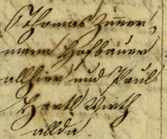
#> input picture dataset/10.bmp, 167 x 139 px, shrunk from 378 x 315 before the run; its folder holds only this picture in this run
$ python pipeline.py
#> lines starting #> are read from the running program, lines starting #| are printed output that depends on the picture
### image_io.py
"""
Модуль операцій введення-виведення, конвертація файл та збереження CSV.
"""

from pathlib import Path
import csv
from typing import Optional, List
import re
import numpy as np
from PIL import Image, UnidentifiedImageError


class ImageIO:
    """
    Клас для читання зображень у NumPy-масиви, збереження на диск та роботи з CSV.
    """

    EXTENSIONS = (".bmp", ".png", ".jpg", ".jpeg", ".tif", ".tiff")

    @staticmethod
    def luminance(path: Path) -> Optional[np.ndarray]:
        """
        Відкриває фото, переводить у LAB і повертає L-канал як 2D масив.
        При пошкодженому або порожньому файлі повертає None.
        """
        if not path.exists() or path.stat().st_size == 0:
            return None
        try:
            with Image.open(path) as img:
                if img.mode in ("RGBA", "LA") or (img.mode == "P" and "transparency" in img.info):
                    bg = Image.new("RGBA", img.size, (255, 255, 255, 255))
                    rgb_img = Image.alpha_composite(bg, img.convert("RGBA")).convert("RGB")
                else:
                    rgb_img = img.convert("RGB")

                return np.array(rgb_img.convert("LAB").split()[0], dtype=np.uint8)
        except (UnidentifiedImageError, OSError, ValueError):
            return None

    @staticmethod
    def save(arr: np.ndarray, path: Path) -> None:
        """
        Конвертує 2D масив NumPy у фото та зберігає.
        """
        path.parent.mkdir(parents=True, exist_ok=True)
        Image.fromarray(arr.astype(np.uint8), mode="L").save(path)

    @staticmethod
    def write_csv(rows: list, path: Path) -> None:
        """
        Записує список даних у CSV файл.
        """
        if not rows:
            return

        fieldnames = []
        for row in rows:
            for key in row:
                if key not in fieldnames:
                    fieldnames.append(key)

        path.parent.mkdir(parents=True, exist_ok=True)
        with open(path, "w", newline="", encoding="utf-8") as f:
            writer = csv.DictWriter(f, fieldnames=fieldnames)
            writer.writeheader()
            writer.writerows(rows)

    @staticmethod
    def list_images(directory: Path) -> List[Path]:
        """
        Повертає відсортований список графічних файлів у директорії.
        """
        images = []
        if not directory.exists():
            return images

        for file_path in directory.iterdir():
            if file_path.is_file() and file_path.suffix.lower() in ImageIO.EXTENSIONS:
                images.append(file_path)

        images.sort(
            key = lambda p:
                [int(c) if c.isdigit() else c.lower() for c in re.split(r"(\d+)", p.name)]
        )
        return images

    @staticmethod
    def find_gt(gt_dir: Path, stem: str) -> Optional[Path]:
        """
        Шукає еталонний файл у папці gt_dir за іменем stem.
        """
        if not gt_dir.exists():
            return None

        for file_path in ImageIO.list_images(gt_dir):
            if file_path.stem == stem:
                return file_path
            if file_path.stem == f"{stem}_gt":
                return file_path

        return None

### algorithms.py
"""
Класичні алгоритми обробки та реставрації документів.
"""

import numpy as np

class Algorithms:
    """
    Реалізація алгоритмів альтернативного пайплайну адаптивної бінаризації за моделлю Гатоса.
    """

    @staticmethod
    def clahe(lum: np.ndarray, threshold: float = 1.0, grid_size: int = 8) -> np.ndarray:
        """
        Адаптивне локальне вирівнювання гістограми (CLAHE, Zuiderveld 1994).
        Розбиває зображення на сітку блоків, обмежує контраст і інтерполює межі.
        """
        height, width = lum.shape
        grid_size = max(1, min(grid_size, height, width))
        cell_height = height // grid_size
        cell_width = width // grid_size

        mapping = np.zeros((grid_size, grid_size, 256), dtype=np.uint8)

        for i in range(grid_size):
            for j in range(grid_size):
                cell = lum[
                    i * cell_height:(i + 1) * cell_height if i < grid_size - 1 else height,
                    j * cell_width:(j + 1) * cell_width if j < grid_size - 1 else width,
                ]
                clip = max(1, int(threshold * (cell.size / 256.0)))
                hist = Algorithms._clip(Algorithms._histogram(cell), clip)
                mapping[i, j] = Algorithms._create_mapping(hist, cell.size)

        return Algorithms._interpolation(lum, mapping, grid_size, cell_height, cell_width)

    @staticmethod
    def _histogram(cell: np.ndarray) -> np.ndarray:
        """
        Обчислює 256-бінову гістограму інтенсивностей для окремого блоку сітки.
        """
        hist, _ = np.histogram(cell, bins=256, range=(0, 256))
        return hist

    @staticmethod
    def _clip(hist: np.ndarray, clip_limit: int) -> np.ndarray:
        """
        Обрізає піки гістограми вище clip_limit і рівномірно перерозподіляє надлишок.
        """
        excess = np.maximum(0, hist - clip_limit)
        total = np.sum(excess)

        clipped = np.minimum(hist, clip_limit) + total // 256
        clipped[:total % 256] += 1
        return clipped

    @staticmethod
    def _create_mapping(hist: np.ndarray, cell_size: int) -> np.ndarray:
        """
        Формує таблицю перекодування через нормовану кумулятивну суму.
        """
        cdf = np.cumsum(hist)
        mapping = (cdf / float(cell_size)) * 255.0
        return np.clip(np.round(mapping), 0, 255).astype(np.uint8)

    @staticmethod
    def _blend_block(sub: np.ndarray, corners: tuple) -> np.ndarray:
        """
        Білінійне змішування пікселів однієї ділянки за 4 сусідніми таблицями.
        """
        h, w = sub.shape
        x = np.linspace(0.0, 1.0, w, endpoint=False).reshape(1, -1)
        y = np.linspace(0.0, 1.0, h, endpoint=False).reshape(-1, 1)

        tl, tr, bl, br = corners
        top = (1.0 - x) * tl[sub] + x * tr[sub]
        bottom = (1.0 - x) * bl[sub] + x * br[sub]
        return np.round((1.0 - y) * top + y * bottom)

    @staticmethod
    def _interpolation(lum: np.ndarray, mapping: np.ndarray,
        grid_size: int, cell_height: int, cell_width: int) -> np.ndarray:
        """
        Виконує білінійну інтерполяцію між сусідніми блоками для усунення швів.
        """
        height, width = lum.shape
        output = np.zeros_like(lum)

        pad = np.pad(mapping, ((1, 1), (1, 1), (0, 0)), mode="edge")

        y = [0] + [int((i + 0.5) * cell_height) for i in range(grid_size)] + [height]
        x = [0] + [int((j + 0.5) * cell_width) for j in range(grid_size)] + [width]

        for i in range(grid_size + 1):
            for j in range(grid_size + 1):
                corners = (pad[i, j], pad[i, j + 1], pad[i + 1, j], pad[i + 1, j + 1])
                output[y[i]:y[i + 1], x[j]:x[j + 1]] = Algorithms._blend_block(lum[y[i]:y[i + 1],
                    x[j]:x[j + 1]], corners)
        return output

    @staticmethod
    def sauvola(lum: np.ndarray, frame: int = 25, k: float = 0.2, r: float = 128.0) -> np.ndarray:
        """
        Адаптивна локальна бінаризація Сауволи (Sauvola, 1997).
        Повертає первинну маску переднього плану: 255 — текст, 0 — фон.
        """
        radius = frame // 2
        intg, intg_sq = Algorithms._get_integrals(lum)
        bounds = Algorithms._window_bounds(lum.shape, radius)

        count = Algorithms._window_area(bounds)
        sum_win = Algorithms._window_sum(intg, bounds)
        sum_sq = Algorithms._window_sum(intg_sq, bounds)

        mean = sum_win / count
        deviation = np.sqrt(np.maximum(0.0, (sum_sq / count) - (mean ** 2)))

        threshold = mean * (1.0 + k * ((deviation / r) - 1.0))

        binary = np.where(lum <= threshold, 255, 0).astype(np.uint8)
        return binary

    @staticmethod
    def _window_bounds(shape: tuple, radius: int) -> tuple:
        """
        Повертає границі (y1, y2, x1, x2) для вікон навколо кожного пікселя.
        """
        h, w = shape
        y = np.arange(h)
        x = np.arange(w)
        y1 = np.clip(y - radius, 0, h)[:, None]
        y2 = np.clip(y + radius + 1, 0, h)[:, None]
        x1 = np.clip(x - radius, 0, w)[None, :]
        x2 = np.clip(x + radius + 1, 0, w)[None, :]
        return y1, y2, x1, x2

    @staticmethod
    def _window_sum(integral: np.ndarray, bounds: tuple) -> np.ndarray:
        """
        Обчислює суму значень у вікні за інтегральною матрицею та границями.
        """
        y1, y2, x1, x2 = bounds
        return integral[y2, x2] - integral[y1, x2] - integral[y2, x1] + integral[y1, x1]

    @staticmethod
    def _window_area(bounds: tuple) -> np.ndarray:
        """
        Повертає кількість пікселів у кожному вікні.
        """
        y1, y2, x1, x2 = bounds
        return (y2 - y1) * (x2 - x1)

    @staticmethod
    def _integral(image: np.ndarray) -> np.ndarray:
        """
        Обчислює двовимірний інтегральний масив для однієї матриці.
        """
        h, w = image.shape
        intg = np.zeros((h + 1, w + 1), dtype=np.float64)
        intg[1:, 1:] = np.cumsum(np.cumsum(image.astype(np.float64), axis=0), axis=1)
        return intg

    @staticmethod
    def _get_integrals(image: np.ndarray):
        """
        Обчислює двовимірні інтегральні масиви значень пікселів та їх квадратів.
        """
        img_f = image.astype(np.float64)
        return Algorithms._integral(img_f), Algorithms._integral(img_f ** 2)

    @staticmethod
    def background(lum: np.ndarray, binary_mask: np.ndarray, radius: int = 20) -> np.ndarray:
        """
        Оцінка поверхні чистого фону B(x, y).
        Інтерполює значення тла під літерами через навколишні фонові пікселі.
        """
        mask = (binary_mask == 0).astype(np.float64)
        bg = lum.astype(np.float64) * mask

        intg_bg = Algorithms._integral(bg)
        intg_pnts = Algorithms._integral(mask)
        bounds = Algorithms._window_bounds(lum.shape, radius)

        sum_win = Algorithms._window_sum(intg_bg, bounds)
        points = Algorithms._window_sum(intg_pnts, bounds)

        points = np.maximum(points, 1.0)
        interpolated = sum_win / points

        background = np.where(binary_mask == 0, lum, interpolated)
        return np.clip(np.round(background), 0, 255).astype(np.uint8)

    @staticmethod
    def contrast_classification(lum: np.ndarray, background: np.ndarray, binary_mask: np.ndarray,
        consts: tuple = (0.6, 0.5, 0.8)) -> np.ndarray:
        """
        Контрастна класифікація пікселів за сигмоїдою.
        Порівнює різницю (B - I) із динамічним порогом для виділення тексту.
        """
        q, p1, p2 = consts
        bg = background.astype(np.float64)
        diff = bg - lum.astype(np.float64)

        text_pixels = binary_mask > 0
        delta = np.sum(diff * text_pixels) / np.maximum(np.sum(text_pixels), 1.0)

        bg_avg = np.sum(bg * (~text_pixels)) / np.maximum(np.sum(~text_pixels), 1.0)
        bg_avg = np.maximum(bg_avg, 1e-6)

        exp = (-4.0 * bg) / (bg_avg * (1.0 - p1)) + (2.0 * (1.0 + p1)) / (1.0 - p1)
        sigmoid = (1.0 - p2) / (1.0 + np.exp(np.clip(exp, -50.0, 50.0))) + p2
        d = q * delta * sigmoid

        return np.where(diff > d, 255, 0).astype(np.uint8)

    @staticmethod
    def shrink_swell(binary: np.ndarray, n: int = 5) -> np.ndarray:
        """
        Морфологічна постобробка звуженням і розширенням.
        Прибирає поодинокий шум та заповнює розриви штрихів.
        """
        area = n * n
        fg = (binary > 0).astype(np.float64)
        bounds = Algorithms._window_bounds(binary.shape, n // 2)

        # Shrink
        count_fg = Algorithms._window_sum(Algorithms._integral(fg), bounds)
        cleaned = np.where((fg == 1) & ((count_fg - 1.0) < 0.10 * area), 0, fg)

        # Swell
        count_clean = Algorithms._window_sum(Algorithms._integral(cleaned), bounds)
        final = np.where((cleaned == 0) & (count_clean > 0.35 * area), 1, cleaned)

        return (final * 255).astype(np.uint8)

### metrics.py
"""
Мість клас для розрахунку метрик якості та стабільності.
"""

from typing import Tuple
import numpy as np


class Metrics:
    """
    Клас розрахунку метрик якості та стабільності.
    """

    # Базові метрики

    @staticmethod
    def mse(img1: np.ndarray, img2: np.ndarray) -> float:
        """
        Середньоквадратична помилка (MSE).
        Чим менше значення MSE, тим менша помилка.
        """
        return float(np.mean((img1.astype(np.float64) - img2.astype(np.float64)) ** 2))

    @staticmethod
    def psnr(img1: np.ndarray, img2: np.ndarray, max_val: float = 255.0) -> float:
        """
        Пікове співвідношення сигнал/шум (PSNR).
        Чим вище значення PSNR, тим менше стороннього шуму додано в результаті обробки.
        """
        err = Metrics.mse(img1, img2)
        if err == 0.0:
            return 999.0
        return float(10.0 * np.log10((max_val ** 2) / err))

    @staticmethod
    def ssim(img1: np.ndarray, img2: np.ndarray, k1: float = 0.01, k2: float = 0.03) -> float:
        """
        Індекс структурної подібності (SSIM).
        Лежить у діапазоні [-1.0, 1.0]. Значення 1.0 свідчить про 100% збереження структури.
        """
        c1 = (k1 * 255.0) ** 2
        c2 = (k2 * 255.0) ** 2

        i1 = img1.astype(np.float64)
        i2 = img2.astype(np.float64)

        mu1 = np.mean(i1)
        mu2 = np.mean(i2)
        var1 = np.var(i1)
        var2 = np.var(i2)
        cov = np.mean((i1 - mu1) * (i2 - mu2))

        num = (2.0 * mu1 * mu2 + c1) * (2.0 * cov + c2)
        den = (mu1 ** 2 + mu2 ** 2 + c1) * (var1 + var2 + c2)
        return float(num / den)

    # Метрики DIBCO

    # [176 lines left out: functions f_measure, _recall_weights, pseudo_f_measure, _count_nubn, _drd_weights, drd and 2 more, not called in this run]

    # Індекс збереження країв

    @staticmethod
    def edge_preservation_index(orig_lum: np.ndarray, proc_lum: np.ndarray) -> float:
        """
        Коефіцієнт збереження меж (EPI). Оцінює збереження різкості контурів букв.
        Діапазон від 0 до 1, що ближче до 1, то менше розмито краї.
        """
        if orig_lum.shape[0] < 2 or orig_lum.shape[1] < 2:
            return 0.0

        i1 = orig_lum.astype(np.float64)
        i2 = proc_lum.astype(np.float64)

        delta1 = np.abs(i1[1:, :-1] - i1[:-1, :-1]) + np.abs(i1[:-1, 1:] - i1[:-1, :-1])
        delta2 = np.abs(i2[1:, :-1] - i2[:-1, :-1]) + np.abs(i2[:-1, 1:] - i2[:-1, :-1])

        d1_mean = np.mean(delta1)
        d2_mean = np.mean(delta2)

        cov = np.sum((delta1 - d1_mean) * (delta2 - d2_mean))
        var1 = np.sum((delta1 - d1_mean) ** 2)
        var2 = np.sum((delta2 - d2_mean) ** 2)

        denom = np.sqrt(var1 * var2)
        if denom == 0.0:
            return 0.0
        return float(cov / denom)

    # Індекс стабільності до шуму

    @staticmethod
    def noise_stability_index(clean_binary: np.ndarray, noisy_binary: np.ndarray) -> float:
        """
        Індекс стабільності до шуму (NSI) на основі метрики Жаккара (IoU).
        оцінює, наскільки сильно руйнується вихідний текст при появі вхідного шуму.
        Чим ближче до 1.0 тим краще.
        """
        t_clean = clean_binary == 0
        t_noisy = noisy_binary == 0

        intersection = np.sum(t_clean & t_noisy)
        union = np.sum(t_clean | t_noisy)

        if union == 0:
            return 1.0
        return float(intersection / union)

### pipeline.py
'''
Логіка пайплайну та налаштування параметрів запуску відповідно до конфігу
'''

import json
import time
from datetime import datetime
import shutil
from pathlib import Path
import numpy as np

from algorithms import Algorithms
from image_io import ImageIO
from metrics import Metrics


class Pipeline:
    """
    Містить 5-стадійний пайплайн за моделю Гатоса та формує таблиці метрик.
    """

    def __init__(self, config_path: str = "config.json"):
        """
        Завантаження конфігурації за замовчуванням та з файлу config.json.
        """
#> called with config_path = 'config.json'
        self.cfg = {
            "data_dir": "dataset",
            "out_dir": "processed",
            "gt_dir": "gt",
            "metrics_dir": "metrics",
            "clahe_threshold": 1.0,
            "clahe_grid": 8,
            "sauvola_frame": 25,
            "sauvola_k": 0.2,
            "sauvola_r": 128.0,
            "bg_radius": 20,
            "contrast_q": 0.6,
            "contrast_p1": 0.5,
            "contrast_p2": 0.8,
            "morph_n": 3
        }
        config = Path(config_path)
        if config.exists():
            with open(config, "r", encoding="utf-8") as f:
#> (reads config.json from the repository)
                self.cfg.update(json.load(f))

        self.data_dir = Path(self.cfg["data_dir"])
        self.out_dir = Path(self.cfg["out_dir"])
        self.gt_dir = Path(self.cfg["gt_dir"])
        self.metrics_dir = Path(self.cfg["metrics_dir"])

    def process(self, lum: np.ndarray) -> tuple:
        """
        Головний пайплайн обробки.
        Приймає масив яскравості (lum) і повертає кортеж із 5 проміжних результатів обробки.
        """
        # 1. CLAHE
        st1 = Algorithms.clahe(
            lum,
            threshold = self.cfg["clahe_threshold"], grid_size = self.cfg["clahe_grid"]
        )

        # 2. Саувола
        st2 = Algorithms.sauvola(
            st1,
            frame = self.cfg["sauvola_frame"], k = self.cfg["sauvola_k"], r = self.cfg["sauvola_r"]
        )

        # 3. Інтерполяція фону
        st3 = Algorithms.background(st1, st2, radius = self.cfg["bg_radius"])

        # 4. Контрастна класифікація
        st4 = Algorithms.contrast_classification(
            st1, st3, st2,
            consts = (self.cfg["contrast_q"], self.cfg["contrast_p1"], self.cfg["contrast_p2"])
        )

        # 5. Морфологія (Розширення та звуження)
        st5 = Algorithms.shrink_swell(st4, n = self.cfg["morph_n"])

        return st1, st2, st3, st4, st5

    def process_file(self, img_path: Path) -> dict:
        """
        Відкриття файлу в масив, копіювання оригіналу, запуск пайплайну та збереження.
        """
        lum = ImageIO.luminance(img_path)
#> in luminance, img is the input picture: PIL image 167x139 RGB; mean R, G, B 172.8, 156.5, 108.3
        if lum is None:
            return {"File": img_path.name, "Status": "Error: Corrupted or empty file"}

        folder = self.out_dir / img_path.stem
        folder.mkdir(parents=True, exist_ok=True)
        t_start = time.time()

        shutil.copy(img_path, folder / f"original{img_path.suffix}")
        ImageIO.save(lum, folder / "stage0_lum.png")

        stages = self.process(lum)
#> after the loop in clahe, `for i in range(grid_size):`:
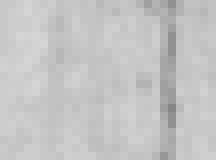
#> cell: shape (20, 27) (shown 8 times larger); min 134, max 213, mean 196
#> the loop in _interpolation, `for i in range(grid_size + 1):` made 9 passes
#> after the loop in _interpolation, `for i in range(grid_size + 1):`:
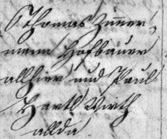
#> output: shape (139, 167); min 3, max 246, mean 181.1
#> in sauvola, `binary = np.where(lum <= threshold, 255, 0).astype(np.uint8)`:
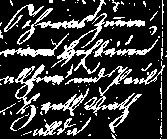
#> binary: shape (139, 167); 21.9% white in thin lines or dots
#> in _window_sum (call 3), `return integral[y2, x2] - integral[y1, x2] - integral[y2, x1] + integr..`:
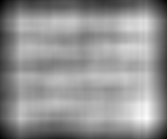
#> returned value: shape (139, 167) float64; min 77250, max 338426, mean 227511.8; drawn with min black and max white
#> in contrast_classification, `diff = bg - lum.astype(np.float64)`:
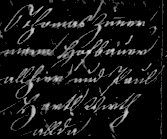
#> diff: shape (139, 167) float64; min 0, max 203, mean 21.6
#> in contrast_classification, `delta = np.sum(diff * text_pixels) / np.maximum(np.sum(text_pixels), 1..`: delta = 98.42
#> in contrast_classification, `bg_avg = np.sum(bg * (~text_pixels)) / np.maximum(np.sum(~text_pixels)..`: bg_avg = 202.8
#> in contrast_classification, `exp = (-4.0 * bg) / (bg_avg * (1.0 - p1)) + (2.0 * (1.0 + p1)) / (1.0 ..`:
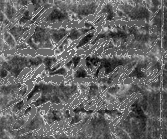
#> exp: shape (139, 167) float64; min -3.7, max 0.635, mean -1.99; drawn with min black and max white
#> in contrast_classification, `sigmoid = (1.0 - p2) / (1.0 + np.exp(np.clip(exp, -50.0, 50.0))) + p2`:
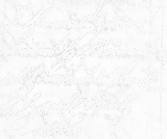
#> sigmoid: shape (139, 167) float64; min 0.869, max 0.995, mean 0.973
#> (the rest of the program and of its run is left out)
